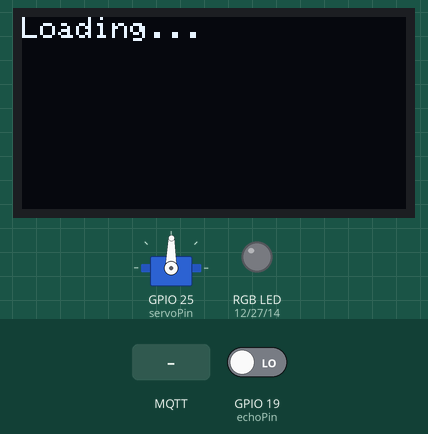
This sketch was run on a simulated ESP32. Parts: 128×64 one-colour display, servo, an RGB LED mixed from three pins (HIGH = lit). Inputs (shaded band) come from the test bench; at power-on: GPIO 19 (echoPin) LOW. WiFi joins after 1.5 s; servers stay silent unless stated; no MQTT or app messages arrive unless stated; servo pulses on a pin are drawn as a servo (544–2400 µs = 0–180°); pins used as bus, display or sensor lines are not drawn; what the sketch prints to the serial monitor is not drawn.

Above: at 1.7 s.
At 3.2 s:
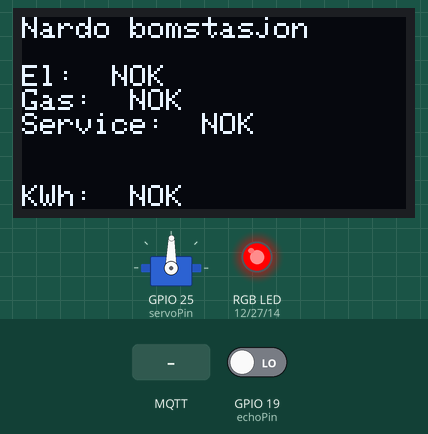
3.3 s: MQTT message "1" arrives on the second subscribed topic
At 5.6 s:
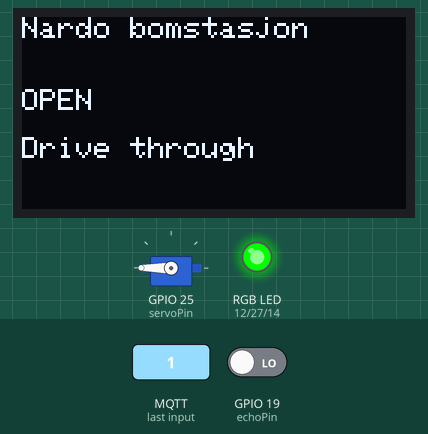
9.2 s: MQTT message "carPrice" arrives on the third subscribed topic
At 11.4 s:
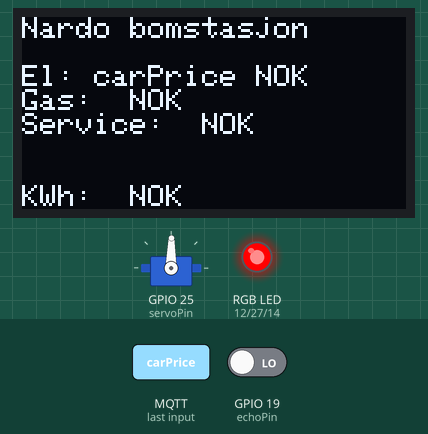
12.2 s: MQTT message "NOK_per_kWh" arrives on the second subscribed topic
At 15.1 s:
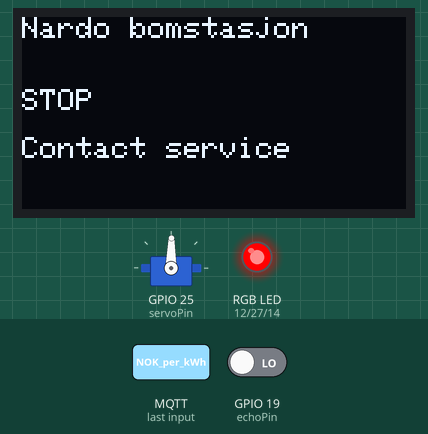
Timing chart, 0 to 16.6 s (numbered marks = the images above; inputs shaded):
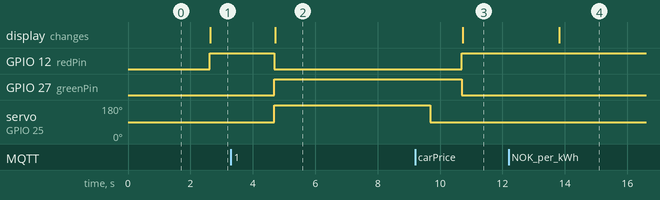

The sketch:

Bomstasjon.ino
```cpp
//Libraries that are needed for this code
#include <elapsedMillis.h>
#include <Adafruit_SH110X.h>
#include <IRremote.h>
#include <PubSubClient.h>
#include <WiFi.h>

//Definitions for MQTT
const char ssid[] = "NTNU-IOT";
const char password[] = ""; //Leave blank if no password is needed
const char MQTT_BROKER_ADRRESS[] = "10.25.18.156"; // CHANGE TO MQTT BROKER'S ADDRESS
const int MQTT_PORT = 1883; // CHANGE TO MQTT BROKER'S PORT
const char MQTT_USERNAME[] = ""; // CHANGE IT IF REQUIRED, empty if not required
const char MQTT_PASSWORD[] = "";
const char MQTT_TOPIC[] = "Toll-station"; // CHANGE IT AS YOU DESIRE
WiFiClient espClient;
PubSubClient client(espClient);
const int stationID = 1; // CHANGE IT AS YOU DESIRE
const String stationName = "Nardo bomstasjon"; // CHANGE IT AS YOU DESIRE
int carID = 1; // generates a random number between 10 and 99
long driverID = 1; // generates a random number between 100000 and 999999
bool isCar = false;
bool infoSent = false;
bool infoReceived = false;
float Price=0;
String message;

//Definitions for IR
#include "PinDefinitionsAndMore.h"
#define DECODE_NEC
#define IRLED 4
IRsend irsend;

//Definitions for OLED screen
#define i2c_Address 0x3C
#define SCREEN_WIDTH 128
#define SCREEN_HEIGHT 64
#define OLED_RESET    -1
Adafruit_SH1106G display = Adafruit_SH1106G(SCREEN_WIDTH, SCREEN_HEIGHT, &Wire, OLED_RESET);

//Definitions for ultrasonic sensor
const int trigPin = 18;
const int echoPin = 19;
float duration, distance;

//Definitions for RGB LED
const int redPin = 12;
const int bluePin = 14;
const int greenPin = 27;

//Definitions for servo motor
const int freq = 50;
const int channel = 0;
const int resolution = 10;
const int servoPin = 25;

//Definitions for pricing and reputation
String electricPrice = ""; // These prices will be pulled from the database
String gasolinePrice = ""; // These prices will be pulled from the database
String servicePrice = ""; // These prices will be pulled from the database
String kWhPrice = ""; // These prices will be pulled from the database
int carReputation = 0; // These reputations will be pulled from the database

elapsedMillis MQTTReconnectTimer;

void setup(){
    Serial.begin(115200);
    pinMode(trigPin, OUTPUT);
    pinMode(echoPin, INPUT);
    pinMode(redPin, OUTPUT);
    pinMode(bluePin, OUTPUT);
    pinMode(greenPin, OUTPUT);
    //OLED screen setup
    display.begin(i2c_Address, true);
    display.clearDisplay();
    display.setRotation(2); //This is to flip the rotation of the display, delete if needed
    display.setTextSize(1);
    display.setTextColor(SH110X_WHITE);
    display.setCursor(0, 0);
    display.print("Loading...");
    display.display();
    //Servo setup
    ledcSetup(channel, freq, resolution);
    ledcAttachPin(servoPin, channel);
    //WiFi setup
    WiFi.begin(ssid, password);
    while (WiFi.status() != WL_CONNECTED){
        delay(500);
        Serial.println("Connecting to WiFi...");
    }

    //MQTT setup
    client.setServer(MQTT_BROKER_ADRRESS, MQTT_PORT);
    client.setCallback(callback);
    while (!client.connected()){
        String client_id = "Toll-station"; // CHANGE IT AS YOU DESIRE
        client_id += String(WiFi.macAddress());
        Serial.printf("The client %s connects to the public MQTT broker\n", client_id.c_str());
        if (client.connect(client_id.c_str(), MQTT_USERNAME, MQTT_PASSWORD)){
            Serial.println("Connected to MQTT broker");
        }
        else{
            Serial.print("Failed to connect to MQTT broker, state: ");
            Serial.print(client.state());
            while (true){
                if (MQTTReconnectTimer > 2000){
                    MQTTReconnectTimer = 0;
                    break;
                }
            }
        }
    }
    client.publish(MQTT_TOPIC, "Toll-station is online!");
    client.subscribe(MQTT_TOPIC);
    client.subscribe("carPrice");
    client.subscribe("electricPrice");
    client.subscribe("gasolinePrice");
    client.subscribe("servicePrice");
    client.subscribe("NOK_per_kWh");
    client.publish("pricePing", "ping");
}

//Callback function for MQTT, to receive messages
void callback(char *topic, byte *payload, unsigned int length) {
    message="";
    Serial.print("Message arrived in topic: ");
    Serial.println(topic);
    Serial.print("Message:");
    for (int i = 0; i < length; i++) {
        Serial.print((char) payload[i]);
        message += (char) payload[i];
    }
    Serial.println();
    Serial.println("-----------------------");
    //This part will check which topic was received, and update the respective variables
    if (strcmp(topic, "carPrice") == 0 && infoReceived==false && infoSent==true){
        infoReceived = true;
        Price = message.toFloat();
    }
    if (strcmp(topic, "NOK_per_kWh") == 0){
        kWhPrice = message;
    }
    if (strcmp(topic, "gasolinePrice") == 0){
        gasolinePrice = message;
    }
    if (strcmp(topic, "servicePrice") == 0){
        servicePrice = message;
    }
    if (strcmp(topic, "electricPrice") == 0){
        electricPrice = message;
    }
}

//Timers
elapsedMicros offTimer;
elapsedMicros onTimer;
elapsedMillis pingTimer;
elapsedMillis servoTimer;
elapsedMillis closeTimer;

void loop(){
    ledcWrite(channel, 75);
    client.loop();
    //Pings the price every 45 minutes
    if (pingTimer >= 2700000){
        pingTimer = 0;
        client.publish("pricePing", "ping");
    }
    digitalWrite(trigPin, LOW);
    if (offTimer >= 2){
        offTimer = 0;
        digitalWrite(trigPin, HIGH);
    }
    else if (onTimer >= 12){
        onTimer = 0;
        digitalWrite(trigPin, LOW);
    }
    duration = pulseIn(echoPin, HIGH);
    if (duration != 0){
        distance = (duration/2) / 29.1;
    }
    if (distance < 10){
        digitalWrite(redPin, HIGH);
        digitalWrite(bluePin, LOW);
        digitalWrite(greenPin, LOW);
        isCar=true;
        //irsend.sendNEC(0xFD906F, 32);
    }
    if (distance > 10 && isCar==false){
        digitalWrite(redPin, LOW);
        digitalWrite(bluePin, LOW);
        digitalWrite(greenPin, HIGH);
    }
    display.clearDisplay();
    display.setRotation(2); //This is to flip the rotation of the display, delete if needed
    display.setTextSize(1);
    display.setTextColor(SH110X_WHITE);
    display.setCursor(0, 0);
    display.println(stationName);
    display.println("");
    display.println("El: " + electricPrice + " NOK");
    display.println("Gas: " + gasolinePrice + " NOK");
    display.println("Service: " + servicePrice + " NOK");
    display.println("");
    display.println("");
    display.println("KWh: " + String(kWhPrice) + " NOK");
    display.display();
    if (isCar==true && infoSent==false){
        client.publish(MQTT_TOPIC, ("Tollstation ID: " +String(stationID) + ",Car ID: " + String(carID) + ",Driver ID: " + String(driverID)).c_str());
        infoSent = true;
        infoReceived = false;
    }
    if (isCar==true && infoReceived==true && infoSent==true){
        if (Price==0){
            client.publish(MQTT_TOPIC, ("Car " + String(carID) + " has not been let through").c_str());
            infoSent = false;
            infoReceived = false;
            closeTimer = 0;
            display.clearDisplay();
            display.setRotation(2); //This is to flip the rotation of the display, delete if needed
            display.setTextSize(1);
            display.setTextColor(SH110X_WHITE);
            display.setCursor(0, 0);
            display.println(stationName);
            display.println("");
            display.println("");
            display.println("STOP");
            display.println("");
            display.print("Contact service");
            display.display();
            while (closeTimer < 5000){
            }
            isCar = false;
        }
        else{
            client.publish(MQTT_TOPIC, ("Car " + String(carID) + " paid: " + String(Price) + " NOK").c_str());
            infoSent = false;
            infoReceived = false;
            servoTimer = 0;
            ledcWrite(channel, 130);
            digitalWrite(redPin, LOW);
            digitalWrite(bluePin, LOW);
            digitalWrite(greenPin, HIGH);
            display.clearDisplay();
            display.setRotation(2); //This is to flip the rotation of the display, delete if needed
            display.setTextSize(1);
            display.setTextColor(SH110X_WHITE);
            display.setCursor(0, 0);
            display.println(stationName);
            display.println("");
            display.println("");
            display.println("OPEN");
            display.println("");
            display.print("Drive through");
            display.display();
            while (servoTimer < 5000){
            }
            ledcWrite(channel, 75);
            isCar = false;
        }
    }
}
```

Source omitted: PinDefinitionsAndMore.h (15228 bytes)

Measured:
- after the input at 3.3 s, GPIO 12 (redPin): HIGH → LOW after 1.4 s; GPIO 27 (greenPin): LOW → HIGH after 1.4 s; servo on GPIO 25 (servoPin): 89° → 180° after 1.4 s; the display: changes after 1.4 s (image 2)
- after the input at 9.2 s, the display: changes after 1.5 s (image 3)
- after the input at 12.2 s, the display: changes after 1.6 s (image 4)
